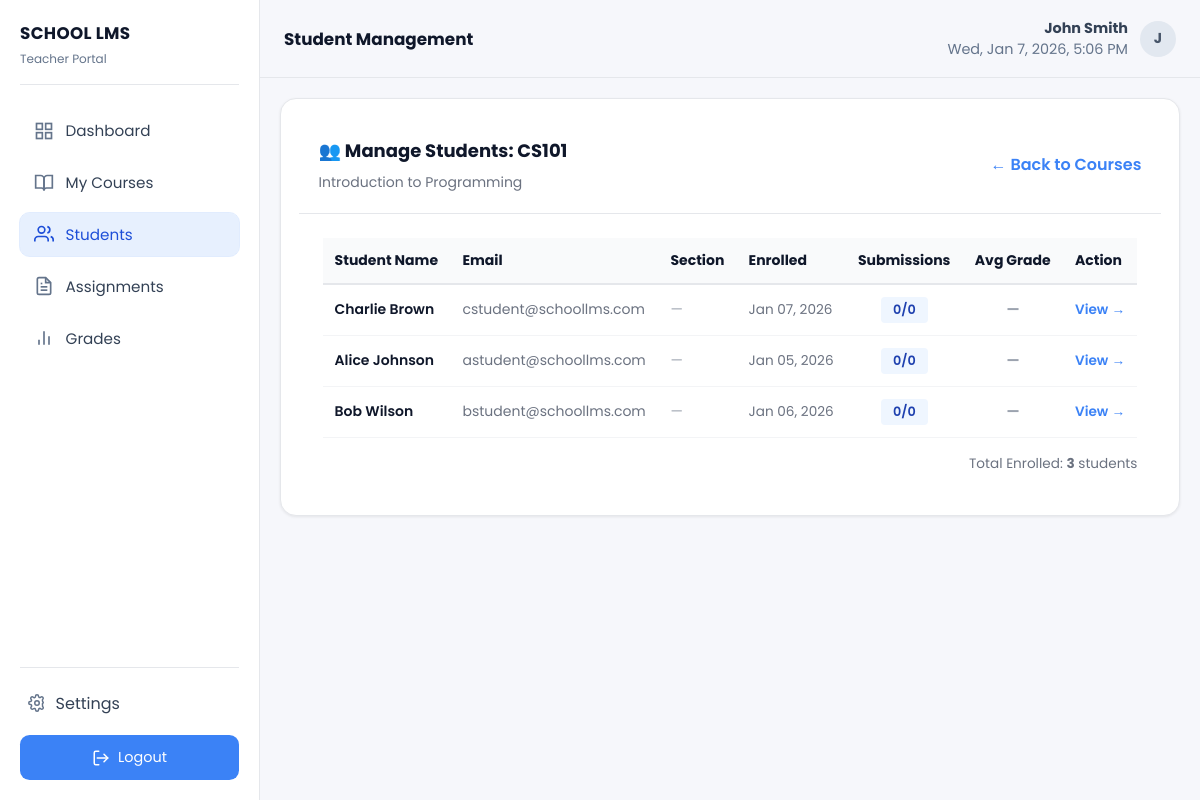
The app's page /teacher/course-students.php?id=1 (signed in) with its own data.
### tables this page shows
CREATE TABLE IF NOT EXISTS courses (
    id INT PRIMARY KEY AUTO_INCREMENT,
    code VARCHAR(20) UNIQUE NOT NULL,
    title VARCHAR(200) NOT NULL,
    description LONGTEXT,
    teacher_id INT NOT NULL,
    term_id INT NOT NULL,
    credits INT,
    max_students INT,
    join_code VARCHAR(10) UNIQUE,
    status ENUM('active', 'archived') NOT NULL DEFAULT 'active',
    created_at TIMESTAMP DEFAULT CURRENT_TIMESTAMP,
    updated_at TIMESTAMP DEFAULT CURRENT_TIMESTAMP ON UPDATE CURRENT_TIMESTAMP,
    FOREIGN KEY (teacher_id) REFERENCES users(id) ON DELETE RESTRICT,
    FOREIGN KEY (term_id) REFERENCES academic_terms(id) ON DELETE RESTRICT,
    INDEX idx_teacher (teacher_id),
    INDEX idx_term (term_id),
    INDEX idx_status (status),
    INDEX idx_join_code (join_code)
);

CREATE TABLE IF NOT EXISTS enrollments (
    id INT PRIMARY KEY AUTO_INCREMENT,
    course_id INT NOT NULL,
    section_id INT,
    student_id INT NOT NULL,
    enrollment_date DATE NOT NULL DEFAULT CURDATE(),
    status ENUM('enrolled', 'dropped', 'completed') NOT NULL DEFAULT 'enrolled',
    created_at TIMESTAMP DEFAULT CURRENT_TIMESTAMP,
    updated_at TIMESTAMP DEFAULT CURRENT_TIMESTAMP ON UPDATE CURRENT_TIMESTAMP,
    UNIQUE KEY unique_enrollment (course_id, student_id),
    FOREIGN KEY (course_id) REFERENCES courses(id) ON DELETE CASCADE,
    FOREIGN KEY (section_id) REFERENCES course_sections(id) ON DELETE SET NULL,
    FOREIGN KEY (student_id) REFERENCES users(id) ON DELETE CASCADE,
    INDEX idx_student (student_id),
    INDEX idx_section (section_id),
    INDEX idx_status (status)
);

CREATE TABLE IF NOT EXISTS users (
    id INT PRIMARY KEY AUTO_INCREMENT,
    username VARCHAR(50) UNIQUE NOT NULL,
    email VARCHAR(100) UNIQUE NOT NULL,
    password VARCHAR(255) NOT NULL,
    first_name VARCHAR(100) NOT NULL,
    last_name VARCHAR(100) NOT NULL,
    role ENUM('admin', 'teacher', 'student') NOT NULL DEFAULT 'student',
    status ENUM('active', 'inactive') NOT NULL DEFAULT 'active',
    is_verified TINYINT(1) NOT NULL DEFAULT 0,
    phone VARCHAR(20),
    profile_picture VARCHAR(255),
    created_at TIMESTAMP DEFAULT CURRENT_TIMESTAMP,
    updated_at TIMESTAMP DEFAULT CURRENT_TIMESTAMP ON UPDATE CURRENT_TIMESTAMP,
    INDEX idx_role (role),
    INDEX idx_status (status),
    INDEX idx_email (email)
);

### teacher/course-students.php (the view, shortened to what this page needs)
<?php
require_once '../includes/Auth.php';
require_once '../includes/teacher_layout.php';
$user = Auth::getCurrentUser();
$teacher_id = $user['id'];
$course_id = (int)($_GET['id'] ?? 0);
try {
    $stmt = $pdo->prepare("SELECT * FROM courses WHERE id = ? AND teacher_id = ?");
    $stmt->execute([$course_id, $teacher_id]);
    $course = $stmt->fetch(PDO::FETCH_ASSOC);
} catch (Exception $e) {
    header('Location: courses.php');
    exit;
}
?>
    <div style="max-width: 1200px; margin: 0 auto;">
        <div class="card" style="margin-bottom: 2rem;">
            <div style="padding: 1.25rem; border-bottom: 1px solid #e5e7eb;">
                <div style="display: flex; justify-content: space-between; align-items: center;">
                    <div>
                        <h3 style="margin: 0 0 0.5rem 0; font-size: 1.125rem; font-weight: 700;">
                            👥 Manage Students: <?php echo htmlspecialchars($course['code']); ?>
                        </h3>
                        <p style="margin: 0; font-size: 0.875rem; color: #6b7280;">
                            <?php echo htmlspecialchars($course['title']); ?>
                        </p>
                    </div>
                    <a href="courses.php" style="color: #3b82f6; text-decoration: none; font-weight: 600;">← Back to Courses</a>
                </div>
            </div>
            <div style="padding: 1.5rem;">
                <?php
                try {
                    $stmt = $pdo->prepare("
                        SELECT e.*, u.id as user_id, u.first_name, u.last_name, u.email, cs.section_code,
                        ROUND(AVG(CAST(g.score as DECIMAL(5,2))), 2) as avg_grade,
                        (SELECT COUNT(*) FROM assignment_submissions
                         WHERE student_id = u.id AND assignment_id IN
                         (SELECT id FROM assignments WHERE course_id = ?)) as submissions,
                        (SELECT COUNT(*) FROM assignment_submissions
                         WHERE student_id = u.id AND assignment_id IN
                         (SELECT id FROM assignments WHERE course_id = ?) AND status = 'graded') as graded
                        FROM enrollments e
                        JOIN users u ON e.student_id = u.id
                        LEFT JOIN course_sections cs ON e.section_id = cs.id
                        LEFT JOIN grades g ON g.student_id = u.id AND g.assignment_id IN
                            (SELECT id FROM assignments WHERE course_id = ?)
                        WHERE e.course_id = ? AND e.status = 'enrolled'
                        GROUP BY e.id, u.id
                        ORDER BY u.last_name, u.first_name
                    ");
                    $stmt->execute([$course_id, $course_id, $course_id, $course_id]);
                    $students = $stmt->fetchAll(PDO::FETCH_ASSOC);
                } catch (Exception $e) {
                    $students = [];
                }
                if (!empty($students)):
                ?>
                    <div style="overflow-x: auto;">
                        <table class="table">
                            <thead>
                                <tr>
                                    <th>Student Name</th>
                                    <th>Email</th>
                                    <th>Section</th>
                                    <th>Enrolled</th>
                                    <th>Submissions</th>
                                    <th>Avg Grade</th>
                                    <th>Action</th>
                                </tr>
                            </thead>
                            <tbody>
                                <?php foreach ($students as $student): ?>
                                <tr>
                                    <td style="font-weight: 600;">
                                        <?php echo htmlspecialchars($student['first_name'] . ' ' . $student['last_name']); ?>
                                    </td>
                                    <td style="font-size: 0.875rem; color: #6b7280;">
                                        <?php echo htmlspecialchars($student['email']); ?>
                                    </td>
                                    <td>
                                        <?php echo $student['section_code'] ? htmlspecialchars($student['section_code']) : '<span style="color: #9ca3af;">—</span>'; ?>
                                    </td>
                                    <td style="font-size: 0.85rem; color: #6b7280;">
                                        <?php echo date('M d, Y', strtotime($student['enrollment_date'])); ?>
                                    </td>
                                    <td style="text-align: center;">
                                        <span style="display: inline-block; padding: 0.25rem 0.75rem; background: #eff6ff; color: #1e40af; border-radius: 0.25rem; font-size: 0.8rem; font-weight: 600;">
                                            <?php echo $student['graded']; ?>/<?php echo $student['submissions']; ?>
                                        </span>
                                    </td>
                                    <td style="text-align: center; font-weight: 700;">
                                        <?php if ($student['avg_grade']): ?>
                                            <span style="color: #10b981;"><?php echo $student['avg_grade']; ?>%</span>
                                        <?php else: ?>
                                            <span style="color: #9ca3af;">—</span>
                                        <?php endif; ?>
                                    </td>
                                    <td>
                                        <a href="student-progress.php?course=<?php echo $course_id; ?>&student=<?php echo $student['user_id']; ?>" style="color: #3b82f6; text-decoration: none; font-weight: 600; font-size: 0.85rem;">
                                            View →
                                        </a>
                                    </td>
                                </tr>
                                <?php endforeach; ?>
                            </tbody>
                        </table>
                    </div>
                    <p style="margin-top: 1rem; font-size: 0.85rem; color: #6b7280; text-align: right;">
                        Total Enrolled: <strong><?php echo count($students); ?></strong> students
                    </p>
                <?php else: ?>
                    <p style="text-align: center; color: #9ca3af; padding: 2rem;">No students enrolled in this course yet</p>
                <?php endif; ?>
            </div>
        </div>
    </div>

### includes/teacher_layout.php (style rules this page uses)
* { margin:0;padding:0;box-sizing:border-box }
:root { --bg-primary:#ffffff;--bg-secondary:#f6f7fb;--bg-sidebar:#ffffff;--text-primary:#0f172a;--text-secondary:#475569;--border-color:#e5e7eb;--shadow:0 1px 3px rgba(0,0,0,.08);--shadow-lg:0 10px 25px rgba(0,0,0,.08);--primary-color:#3b82f6;--primary-dark:#2563eb }
body { font-family:'Poppins',system-ui,Segoe UI,Roboto,Helvetica,Arial,sans-serif;background:var(--bg-secondary);color:var(--text-primary);display:flex;min-height:100vh }
.card { background:var(--bg-primary);border:1px solid var(--border-color);border-radius:1rem;padding:1.1rem;box-shadow:var(--shadow);margin-bottom:1rem }
.table { width:100%;border-collapse:collapse;font-size:.875rem }
.table th,.table td { padding:.75rem;border-bottom:1px solid #f3f4f6;text-align:left }
.table thead { background:#f9fafb;border-bottom:2px solid var(--border-color) }

### records on screen
courses: code "CS101", title "Introduction to Programming"
enrollments: student.last_name "Charlie Brown", student.email "cstudent@schoollms.com", enrollment_date "Jan 07, 2026", graded "0", submissions "0"
enrollments: student.last_name "Alice Johnson", student.email "astudent@schoollms.com", enrollment_date "Jan 05, 2026", graded "0", submissions "0"
enrollments: student.last_name "Bob Wilson", student.email "bstudent@schoollms.com", enrollment_date "Jan 06, 2026", graded "0", submissions "0"

### other values on screen
$title "Student Management"
$fullName ?: 'Teacher' "John Smith"
$fullName ? strtoupper($fullName[0]) : 'T' "J"
count($students) "3"
